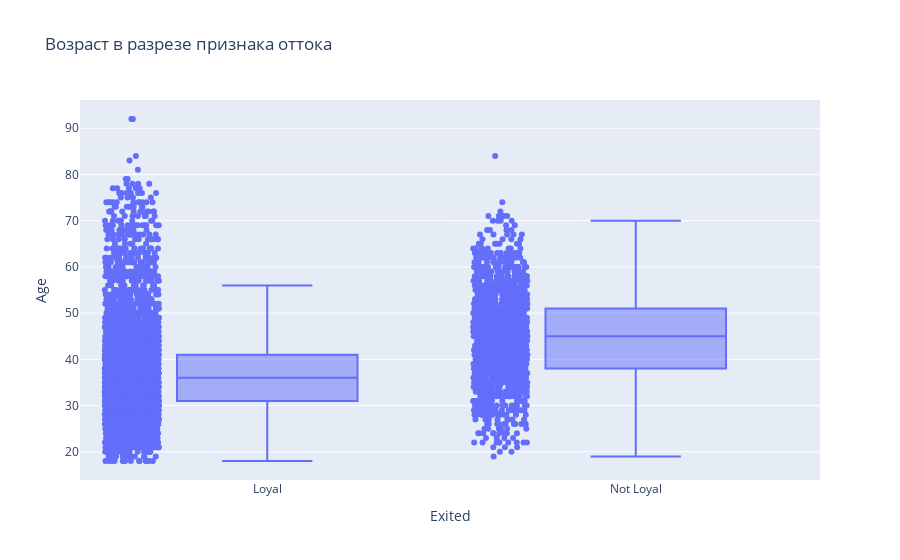

Source (notebook cell):
### Code cell
import pandas as pd
import seaborn as sns
import matplotlib.pyplot as plt
import plotly.express as px
plt.style.use('default')

churn_data = pd.read_csv('data/churn.csv')
churn_data.head()

churn_data = churn_data.loc[churn_data.Balance > 2500]

def get_active(is_active_member):
    if is_active_member == 0:
        return 'Loyal'
    else:
        return 'Not Loyal'


churn_data['piedata'] =  churn_data['Exited'].value_counts()
churn_data['Exited'] = churn_data['Exited'].apply(get_active)



fig = px.box(churn_data, x="Exited", y="Age", points="all",title='Возраст в разрезе признака оттока')
fig.show()

# Банку стоит обратить больше внимание на людей старшего возраста так как медианный возраст лояльных клиентов 36 а не лояльных 45

### Figure 1 — Plotly figure (JSON) as saved in the notebook; plotly's stock layout.template omitted (floating-point values rounded to 4 significant figures; data arrays with more than 128 entries replaced by an {"elided": "..."} marker saying what was removed)
{"data": [{"alignmentgroup": "True", "boxpoints": "all", "hovertemplate": "Exited=%{x}<br>Age=%{y}<extra></extra>", "legendgroup": "", "marker": {"color": "#636efa"}, "name": "", "notched": false, "offsetgroup": "", "orientation": "v", "showlegend": false, "type": "box", "x": {"elided": "6383 str values"}, "x0": " ", "xaxis": "x", "y": {"elided": "6383 int values"}, "y0": " ", "yaxis": "y"}], "layout": {"boxmode": "group", "legend": {"tracegroupgap": 0}, "title": {"text": "Возраст в разрезе признака оттока"}, "xaxis": {"anchor": "y", "domain": [0, 1], "title": {"text": "Exited"}}, "yaxis": {"anchor": "x", "domain": [0, 1], "title": {"text": "Age"}}}}
